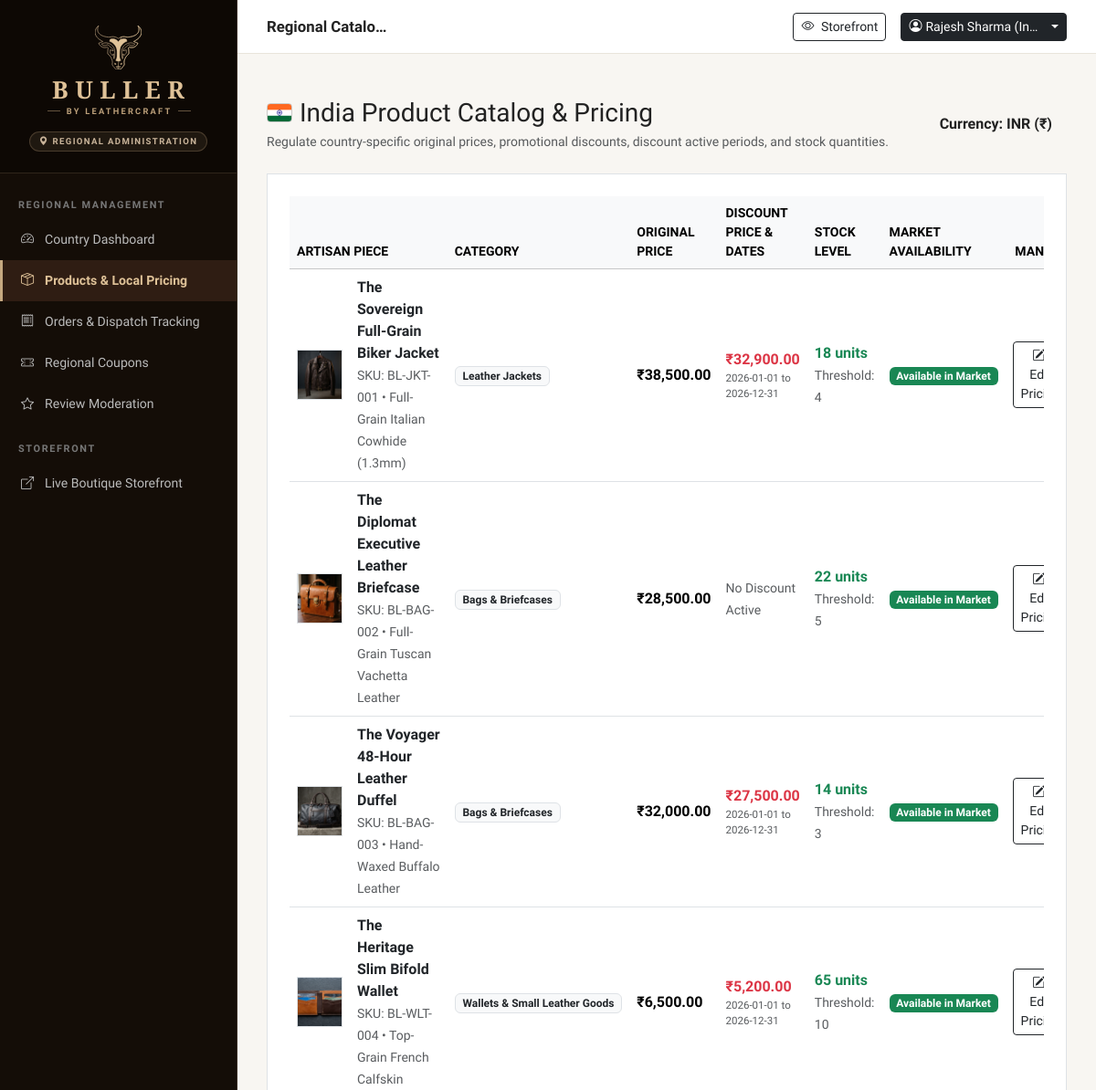
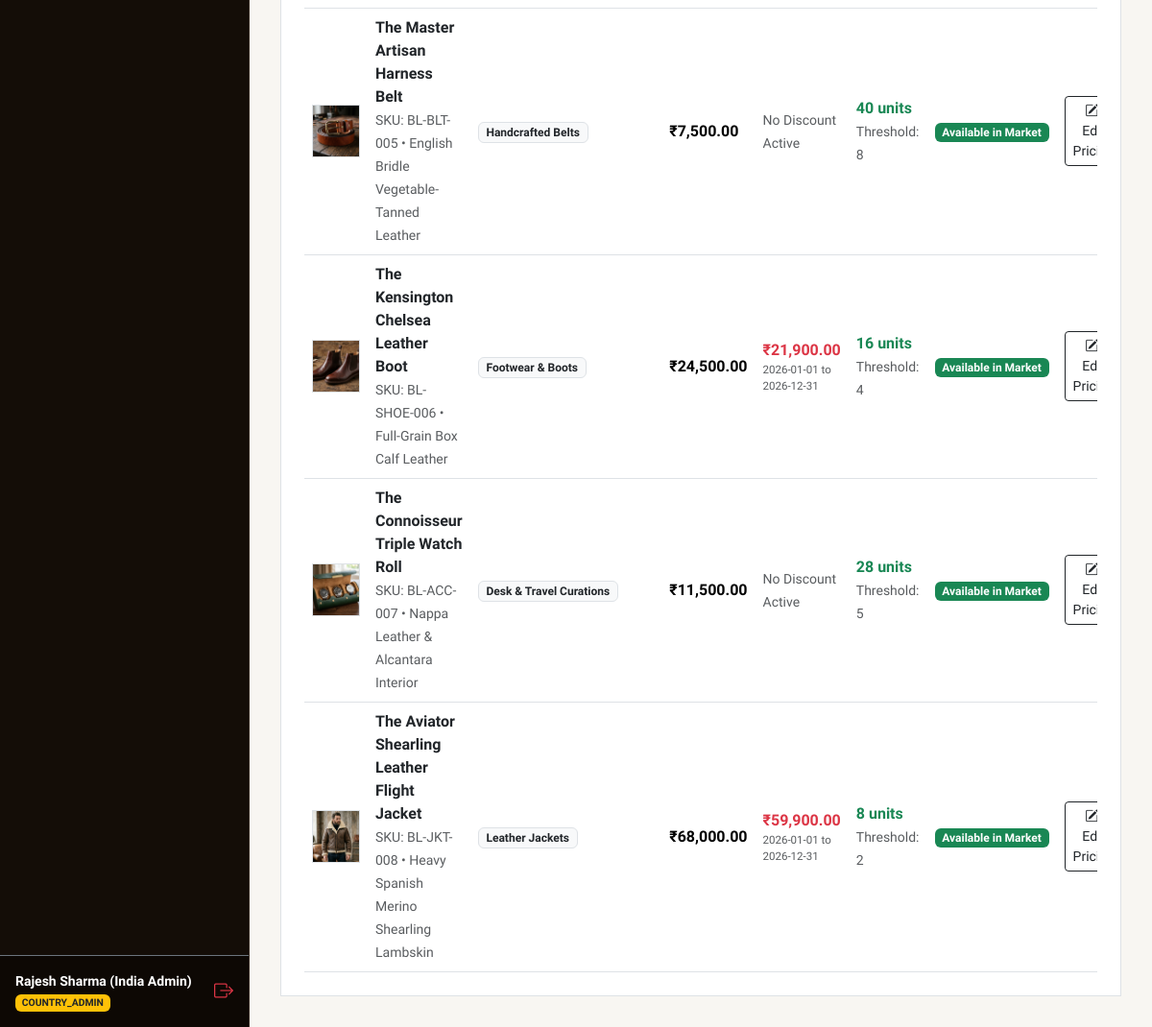
The page /admin/products (signed in) on the database its author committed (2 pictures, top to bottom).
### tables this page shows
CREATE TABLE `countries` (
    `id` INT AUTO_INCREMENT PRIMARY KEY,
    `code` VARCHAR(5) NOT NULL UNIQUE,           
    `name` VARCHAR(100) NOT NULL,
    `currency_code` VARCHAR(10) NOT NULL,        
    `currency_symbol` VARCHAR(10) NOT NULL,      
    `currency_name` VARCHAR(50) NOT NULL,        
    `exchange_rate_to_usd` DECIMAL(12, 6) NOT NULL DEFAULT 1.000000,
    `tax_rate_percent` DECIMAL(5, 2) NOT NULL DEFAULT 0.00,
    `tax_name` VARCHAR(50) NOT NULL DEFAULT 'VAT / Sales Tax',
    `flat_shipping_rate` DECIMAL(10, 2) NOT NULL DEFAULT 0.00,
    `free_shipping_threshold` DECIMAL(10, 2) NOT NULL DEFAULT 0.00,
    `return_window_days` INT NOT NULL DEFAULT 30,
    `phone_code` VARCHAR(10) NOT NULL DEFAULT '+1',
    `flag_icon` VARCHAR(10) NOT NULL DEFAULT '🌐',
    `is_active` TINYINT(1) NOT NULL DEFAULT 1,
    `created_at` TIMESTAMP DEFAULT CURRENT_TIMESTAMP,
    `updated_at` TIMESTAMP DEFAULT CURRENT_TIMESTAMP ON UPDATE CURRENT_TIMESTAMP,
    INDEX `idx_country_code` (`code`),
    INDEX `idx_country_active` (`is_active`)
);

CREATE TABLE `products` (
    `id` INT AUTO_INCREMENT PRIMARY KEY,
    `sku` VARCHAR(50) NOT NULL UNIQUE,
    `title` VARCHAR(200) NOT NULL,
    `slug` VARCHAR(220) NOT NULL UNIQUE,
    `category_id` INT NOT NULL,
    `leather_type` VARCHAR(100) NULL,           
    `hardware_finish` VARCHAR(100) NULL,       
    `color` VARCHAR(50) NULL,                  
    `dimensions` VARCHAR(100) NULL,            
    `short_description` VARCHAR(500) NULL,
    `detailed_description` LONGTEXT NULL,
    `care_instructions` TEXT NULL,
    `primary_image` VARCHAR(255) NULL,
    `is_featured` TINYINT(1) NOT NULL DEFAULT 0,
    `is_bestseller` TINYINT(1) NOT NULL DEFAULT 0,
    `is_new_arrival` TINYINT(1) NOT NULL DEFAULT 1,
    `status` ENUM('published', 'draft', 'archived') NOT NULL DEFAULT 'published',
    `created_at` TIMESTAMP DEFAULT CURRENT_TIMESTAMP,
    `updated_at` TIMESTAMP DEFAULT CURRENT_TIMESTAMP ON UPDATE CURRENT_TIMESTAMP,
    CONSTRAINT `fk_products_category` FOREIGN KEY (`category_id`) REFERENCES `categories`(`id`) ON DELETE RESTRICT,
    INDEX `idx_prod_sku` (`sku`),
    INDEX `idx_prod_slug` (`slug`),
    INDEX `idx_prod_status` (`status`)
);

CREATE TABLE `categories` (
    `id` INT AUTO_INCREMENT PRIMARY KEY,
    `name` VARCHAR(100) NOT NULL,
    `slug` VARCHAR(120) NOT NULL UNIQUE,
    `description` TEXT NULL,
    `image_url` VARCHAR(255) NULL,
    `parent_id` INT NULL,
    `sort_order` INT NOT NULL DEFAULT 0,
    `status` ENUM('active', 'inactive') NOT NULL DEFAULT 'active',
    `created_at` TIMESTAMP DEFAULT CURRENT_TIMESTAMP,
    CONSTRAINT `fk_categories_parent` FOREIGN KEY (`parent_id`) REFERENCES `categories`(`id`) ON DELETE SET NULL,
    INDEX `idx_cat_slug` (`slug`),
    INDEX `idx_cat_status` (`status`)
);

CREATE TABLE `product_country_pricing` (
    `id` INT AUTO_INCREMENT PRIMARY KEY,
    `product_id` INT NOT NULL,
    `country_id` INT NOT NULL,
    `original_price` DECIMAL(10, 2) NOT NULL,
    `discount_price` DECIMAL(10, 2) NULL,
    `discount_start_date` DATE NULL,
    `discount_end_date` DATE NULL,
    `stock_quantity` INT NOT NULL DEFAULT 0,
    `low_stock_threshold` INT NOT NULL DEFAULT 5,
    `is_available` TINYINT(1) NOT NULL DEFAULT 1,
    `updated_at` TIMESTAMP DEFAULT CURRENT_TIMESTAMP ON UPDATE CURRENT_TIMESTAMP,
    UNIQUE KEY `uk_prod_country` (`product_id`, `country_id`),
    CONSTRAINT `fk_pcp_product` FOREIGN KEY (`product_id`) REFERENCES `products`(`id`) ON DELETE CASCADE,
    CONSTRAINT `fk_pcp_country` FOREIGN KEY (`country_id`) REFERENCES `countries`(`id`) ON DELETE CASCADE,
    INDEX `idx_pcp_available` (`country_id`, `is_available`)
);

### app/core/Auth.php (called while the page is built, shortened)
<?php
class Auth {
    public static function user(): ?array {
        return [
            'id' => $_SESSION['user_id'],
            'name' => $_SESSION['user_name'],
            'email' => $_SESSION['user_email'],
            'role' => $_SESSION['user_role'],
        ];
    }
    public static function isLoggedIn(): bool {
        return isset($_SESSION['user_id']) && !empty($_SESSION['user_id']);
    }
    public static function isSuperAdmin(): bool {
        return self::isLoggedIn() && ($_SESSION['user_role'] === 'super_admin');
    }
    public static function getPermittedCountryIds(): array {
        return $_SESSION['assigned_countries'] ?? [];
    }
}

### app/views/admin/products.php (the view, shortened to what this page needs)
<?php
$pageTitle = 'Regional Catalog, Pricing & Stock — ' . $currentCountry['name'];
require __DIR__ . '/../layouts/admin_header.php';
?>
<div class="container-fluid p-0">
    <div class="d-flex justify-content-between align-items-center mb-4">
        <div>
            <h1 class="h3 font-serif mb-1 d-flex align-items-center gap-2" style="color: var(--color-espresso-deep);">
                <?= country_flag($currentCountry['code'], $currentCountry['name'], 28) ?> <?= e($currentCountry['name']) ?> Product Catalog & Pricing
            </h1>
            <p class="text-muted small mb-0">Regulate country-specific original prices, promotional discounts, discount active periods, and stock quantities.</p>
        </div>
        <div class="badge p-2 px-3 fs-6" style="background-color: var(--color-espresso-deep); color: var(--color-gold);">
            Currency: <?= e($currentCountry['currency_code']) ?> (<?= e($currentCountry['currency_symbol']) ?>)
        </div>
    </div>
    <div class="bg-white border p-4 shadow-soft" style="border-color: var(--admin-card-border);">
        <div class="table-responsive">
            <table class="table table-hover align-middle mb-0">
                <thead class="table-light small text-uppercase">
                    <tr>
                        <th style="width: 30%;">Artisan Piece</th>
                        <th>Category</th>
                        <th>Original Price</th>
                        <th>Discount Price & Dates</th>
                        <th>Stock Level</th>
                        <th>Market Availability</th>
                        <th class="text-end">Manage</th>
                    </tr>
                </thead>
                <tbody>
                    <?php foreach ($products as $p): ?>
                        <tr>
                            <td>
                                <div class="d-flex align-items-center gap-3">
                                    <img src="<?= asset($p['primary_image']) ?>" alt="<?= e($p['title']) ?>" class="border" style="width: 50px; height: 55px; object-fit: cover;">
                                    <div>
                                        <strong class="d-block text-dark"><?= e($p['title']) ?></strong>
                                        <small class="text-muted">SKU: <?= e($p['sku']) ?> &bull; <?= e($p['leather_type'] ?? '') ?></small>
                                    </div>
                                </div>
                            </td>
                            <td><span class="badge bg-light text-dark border"><?= e($p['category_name']) ?></span></td>
                            <td>
                                <strong class="fs-6 fw-bold" style="font-variant-numeric: tabular-nums;"><?= e($currentCountry['currency_symbol']) . number_format($p['original_price'], 2) ?></strong>
                            </td>
                            <td>
                                <?php if ($p['discount_price']): ?>
                                    <div class="text-danger fw-bold" style="font-variant-numeric: tabular-nums;"><?= e($currentCountry['currency_symbol']) . number_format($p['discount_price'], 2) ?></div>
                                    <small class="text-muted d-block" style="font-size: 0.72rem;">
                                        <?= e($p['discount_start_date'] ?? 'Immediate') ?> to <?= e($p['discount_end_date'] ?? 'Open') ?>
                                    </small>
                                <?php else: ?>
                                    <span class="text-muted small">No Discount Active</span>
                                <?php endif; ?>
                            </td>
                            <td>
                                <div class="fw-bold <?= ($p['stock_quantity'] <= $p['low_stock_threshold']) ? 'text-danger' : 'text-success' ?>">
                                    <?= (int)$p['stock_quantity'] ?> units
                                </div>
                                <small class="text-muted">Threshold: <?= (int)$p['low_stock_threshold'] ?></small>
                            </td>
                            <td>
                                <span class="badge bg-<?= $p['is_available'] ? 'success' : 'secondary' ?>">
                                    <?= $p['is_available'] ? 'Available in Market' : 'Hidden from Market' ?>
                                </span>
                            </td>
                            <td class="text-end">
                                <button type="button" class="btn btn-sm btn-outline-dark" data-bs-toggle="modal" data-bs-target="#editPriceModal_<?= $p['id'] ?>">
                                    <i class="bi bi-pencil-square me-1"></i> Edit Pricing
                                </button>
                            </td>
                        </tr>
                    <?php endforeach; ?>
                </tbody>
            </table>
        </div>
    </div>
</div>
<?php require __DIR__ . '/../layouts/admin_footer.php'; ?>

### app/views/layouts/admin_header.php (shortened to what this page needs)
<!DOCTYPE html>
<html lang="en">
<head>
    <link href="https://cdn.jsdelivr.net/npm/bootstrap@5.3.3/dist/css/bootstrap.min.css" rel="stylesheet">
    <link rel="stylesheet" href="https://cdn.jsdelivr.net/npm/bootstrap-icons@1.11.3/font/bootstrap-icons.min.css">
    <?php
    $adminCssDiskPath = dirname(__DIR__, 3) . '/assets/css/admin-theme.css';
    $adminCssVer = file_exists($adminCssDiskPath) ? filemtime($adminCssDiskPath) : time();
    ?>
    <link rel="stylesheet" href="<?= asset('assets/css/admin-theme.css') ?>?v=<?= $adminCssVer ?>">
</head>
<body class="admin-body">
    <?php require __DIR__ . '/admin_sidebar.php'; ?>
    <div class="admin-main-wrapper">
        <header class="admin-topbar">
            <div class="d-flex align-items-center gap-2">
                <h4 class="mb-0 font-serif fw-bold text-truncate admin-topbar-title" style="color: var(--color-espresso-deep); font-size: 1.05rem; max-width: 140px;">
                    <?= isset($pageTitle) ? e($pageTitle) : 'Atelier Administration' ?>
                </h4>
            </div>
            <div class="d-flex align-items-center gap-2 gap-sm-3">
                <a href="<?= url('') ?>" target="_blank" class="btn btn-outline-dark btn-sm p-1 px-2" title="Preview Storefront">
                    <i class="bi bi-eye"></i> <span class="d-none d-md-inline ms-1">Storefront</span>
                </a>
                <div class="dropdown">
                    <button class="btn btn-dark btn-sm dropdown-toggle d-flex align-items-center gap-1 p-1 px-2" type="button" data-bs-toggle="dropdown" aria-expanded="false" title="<?= e(Auth::user()['name']) ?>">
                        <i class="bi bi-person-circle"></i>
                        <span class="d-none d-md-inline text-truncate" style="max-width: 130px;"><?= e(Auth::user()['name']) ?></span>
                    </button>
                </div>
            </div>
        </header>
        <div class="px-4 pt-3">
        </div>
        <main class="admin-content-area">

### rows shown on the page
countries: name "Regional Catalo…", name "India", currency_code "INR", currency_symbol "₹"
products: primary_image (picture), title "The Sovereign Full-Grain Biker Jacket", sku "BL-JKT-001", leather_type "Full-Grain Italian Cowhide (1.3mm)", category.name "Leather Jackets", product_country_pricing.original_price "38,500.00", product_country_pricing.discount_price "32,900.00", product_country_pricing.discount_start_date "2026-01-01", product_country_pricing.discount_end_date "2026-12-31", product_country_pricing.stock_quantity "18", product_country_pricing.low_stock_threshold "4"
products: primary_image (picture), title "The Diplomat Executive Leather Briefcase", sku "BL-BAG-002", leather_type "Full-Grain Tuscan Vachetta Leather", category.name "Bags & Briefcases", product_country_pricing.original_price "28,500.00", shows "No Discount Active", product_country_pricing.stock_quantity "22", product_country_pricing.low_stock_threshold "5"
products: primary_image (picture), title "The Voyager 48-Hour Leather Duffel", sku "BL-BAG-003", leather_type "Hand-Waxed Buffalo Leather", category.name "Bags & Briefcases", product_country_pricing.original_price "32,000.00", product_country_pricing.discount_price "27,500.00", product_country_pricing.discount_start_date "2026-01-01", product_country_pricing.discount_end_date "2026-12-31", product_country_pricing.stock_quantity "14", product_country_pricing.low_stock_threshold "3"
products: primary_image (picture), title "The Heritage Slim Bifold Wallet", sku "BL-WLT-004", leather_type "Top-Grain French Calfskin", category.name "Wallets & Small Leather Goods", product_country_pricing.original_price "6,500.00", product_country_pricing.discount_price "5,200.00", product_country_pricing.discount_start_date "2026-01-01", product_country_pricing.discount_end_date "2026-12-31", product_country_pricing.stock_quantity "65", product_country_pricing.low_stock_threshold "10"
products: primary_image (picture), title "The Master Artisan Harness Belt", sku "BL-BLT-005", leather_type "English Bridle Vegetable-Tanned Leather", category.name "Handcrafted Belts", product_country_pricing.original_price "7,500.00", shows "No Discount Active", product_country_pricing.stock_quantity "40", product_country_pricing.low_stock_threshold "8"
products: primary_image (picture), title "The Kensington Chelsea Leather Boot", sku "BL-SHOE-006", leather_type "Full-Grain Box Calf Leather", category.name "Footwear & Boots", product_country_pricing.original_price "24,500.00", product_country_pricing.discount_price "21,900.00", product_country_pricing.discount_start_date "2026-01-01", product_country_pricing.discount_end_date "2026-12-31", product_country_pricing.stock_quantity "16", product_country_pricing.low_stock_threshold "4"
products: primary_image (picture), title "The Connoisseur Triple Watch Roll", sku "BL-ACC-007", leather_type "Nappa Leather & Alcantara Interior", category.name "Desk & Travel Curations", product_country_pricing.original_price "11,500.00", shows "No Discount Active", product_country_pricing.stock_quantity "28", product_country_pricing.low_stock_threshold "5"
products: primary_image (picture), title "The Aviator Shearling Leather Flight Jacket", sku "BL-JKT-008", leather_type "Heavy Spanish Merino Shearling Lambskin", category.name "Leather Jackets", product_country_pricing.original_price "68,000.00", product_country_pricing.discount_price "59,900.00", product_country_pricing.discount_start_date "2026-01-01", product_country_pricing.discount_end_date "2026-12-31", product_country_pricing.stock_quantity "8", product_country_pricing.low_stock_threshold "2"

### other values the page prints
Auth::user()['name'] "Rajesh Sharma (India Admin)"
Auth::user()['role'] "COUNTRY_ADMIN"
Auth::user()['name'] "Rajesh Sharma (In…"
